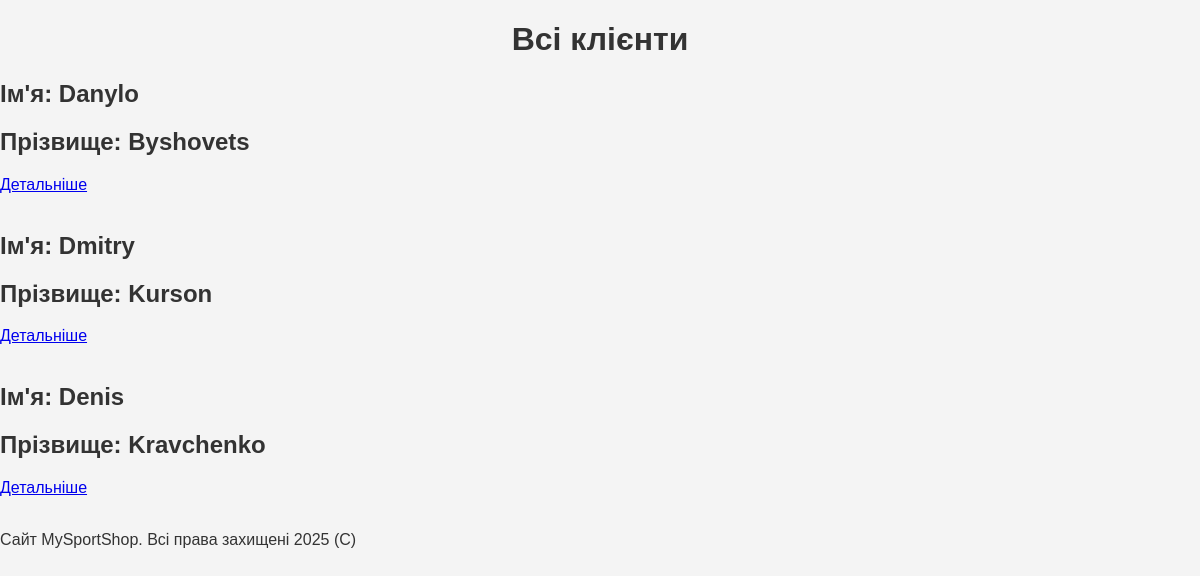
The app's page /clients, older data.
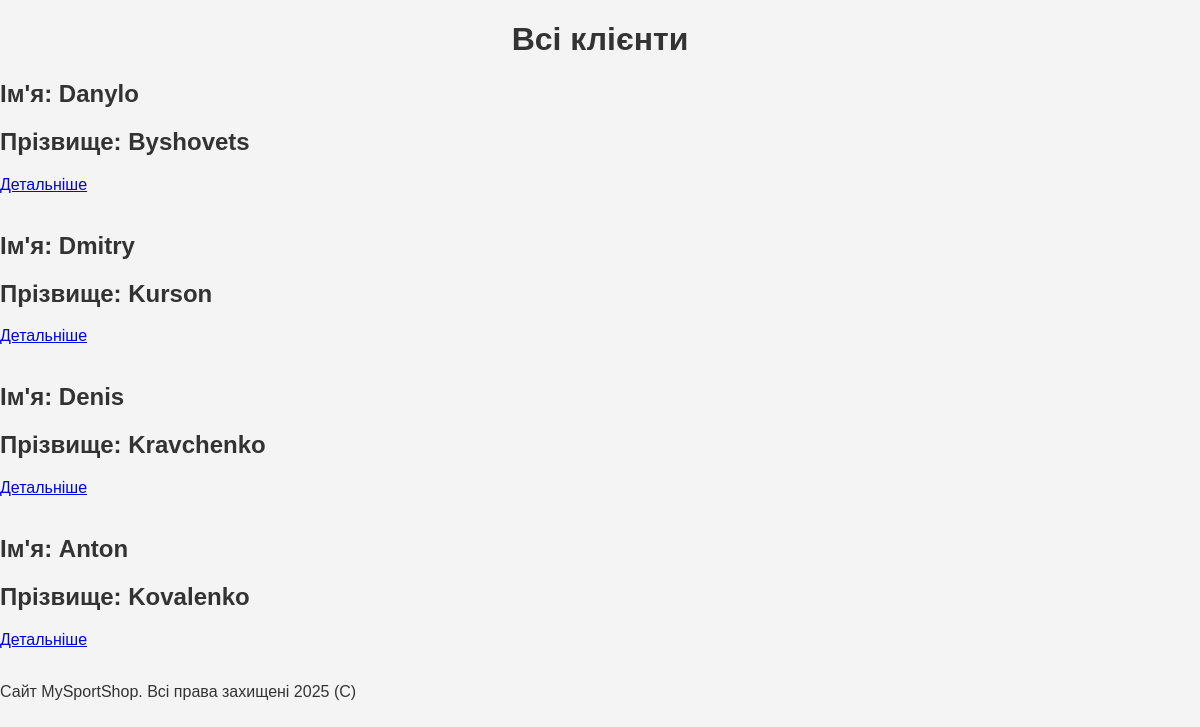
The same page, newer data.
### app.py (models this page shows, shortened)
class Client(db.Model):
    id = db.Column(db.Integer, primary_key=True)
    name = db.Column(db.String(30), nullable=False)
    surname = db.Column(db.String(30), nullable=False)
    phone = db.Column(db.String(19), nullable=False)
    cart = db.Column(db.String(1000), nullable=False)
    email = db.Column(db.String(50), nullable=False)
    password = db.Column(db.String(10), nullable=False)

### app.py (the view)
@app.route("/clients")
def show_clients():
    clients = Client.query.all()
    return render_template("clients.html", clients=clients)

### templates/clients.html (shortened to what this page needs)
{% extends 'layout.html' %}
{% block content %}
<h1>Всі клієнти</h1>
{% for el in clients %}
<div>
    <h2>Ім'я: {{ el.name }}</h2>
    <h2>Прізвище: {{ el.surname }}</h2>
    {% set client = el %}
    <a href="clients/{{client.id}}">Детальніше</a>
</div>
<br>
{% endfor %}
{% endblock %}

Row changes from the older to the newer data that the page shows:
added Client: name "Anton", surname "Kovalenko"
